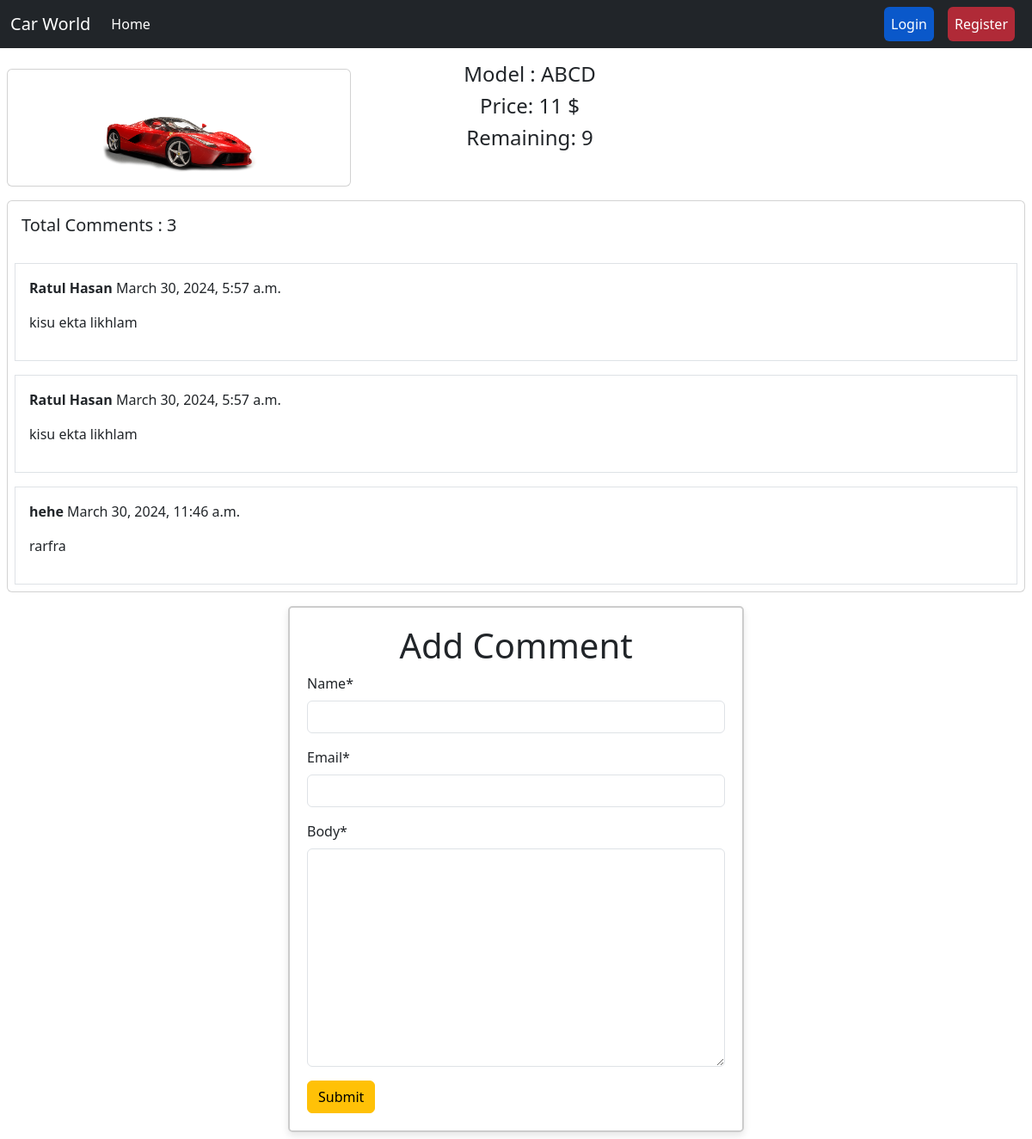
The page /car/details/1/ on the database its author committed.
### car/models.py (models this page shows, shortened)
class Car(models.Model):
    model = models.CharField(max_length=255)
    brand = models.ForeignKey(Brand, on_delete=models.CASCADE)
    price = models.IntegerField()
    quantity = models.IntegerField()
    image = models.ImageField(upload_to='car/media/images/')
    buyers = models.ManyToManyField(User, blank=True)

class Comment(models.Model):
    post = models.ForeignKey(Car, on_delete=models.CASCADE, related_name='comments')
    name = models.CharField(max_length=30)
    email = models.EmailField()
    body = models.TextField()
    created_on = models.DateTimeField(auto_now_add=True)

### car/views.py (the view, shortened to what this page needs)
# urls.py: path('details/<int:id>/', views.DetailCarView.as_view(), name='car_details'),
class DetailCarView(DetailView):
    model = models.Car
    pk_url_kwarg = 'id'
    template_name = 'car_details.html'
    def get_context_data(self, **kwargs):
        context = super().get_context_data(**kwargs)
        post = self.object
        comments = post.comments.all()
        comment_form = forms.CommentForm()
        context['comments'] = comments
        context['comment_form'] = comment_form
        return context

### car/forms.py
class CommentForm(forms.ModelForm):
    class Meta:
        model = Comment
        fields = ['name', 'email', 'body']

### car/templates/car_details.html (shortened to what this page needs)
{% extends 'base.html' %}
{% load crispy_forms_tags %}
{% block content %}
<div class="col-12 d-flex mt-2 pt-2" style="text-align: center;">
    <div class="card m-2 col-md-4">
        <div class="card-body">
            <img src="{{car.image.url}}" class="card-img-top" alt="..." style="width:50%;">
        </div>
    </div>
    <div class="col-md-4">
        <h4>Model : {{car.model}}</h4>
        <h4>Price: {{car.price}} $</h4>
        <h4>Remaining: {{car.quantity}}</h4>
    </div>
</div>
<div class="card m-2">
    <h5 class="p-3">Total Comments : {{comments | length}}</h5>
    {% for comment in comments %}
  <div class="card-body border m-2">
        <p><b>{{comment.name}}</b> {{comment.created_on}}</p>
        <p>{{comment.body}}</p>
    </div>
    {% endfor %}
</div>
<div class="container">
    <div class="row justify-content-center">
      <div class="col-md-6">
        <div class="card-body">
        <form class="m-2" method="post" style="border: 2px solid #ccc; padding: 20px; border-radius: 5px; box-shadow: 0 4px 8px rgba(0,0,0,0.1);">
            <h1 style="text-align: center;">Add Comment</h1>
            {{comment_form | crispy}}
            <button class="btn btn-warning">Submit</button>
        </div>
    </div>
    </div>
</div>
{% endblock %}

### rows shown on the page
Car: image (picture), model "ABCD", price "11", quantity "9"
Comment: name "Ratul Hasan", created_on "March 30, 2024, 5:57 a.m.", body "kisu ekta likhlam"
Comment: name "Ratul Hasan", created_on "March 30, 2024, 5:57 a.m.", body "kisu ekta likhlam"
Comment: name "hehe", created_on "March 30, 2024, 11:46 a.m.", body "rarfra"

### other values the page prints
{{ comments | length }} "3"
